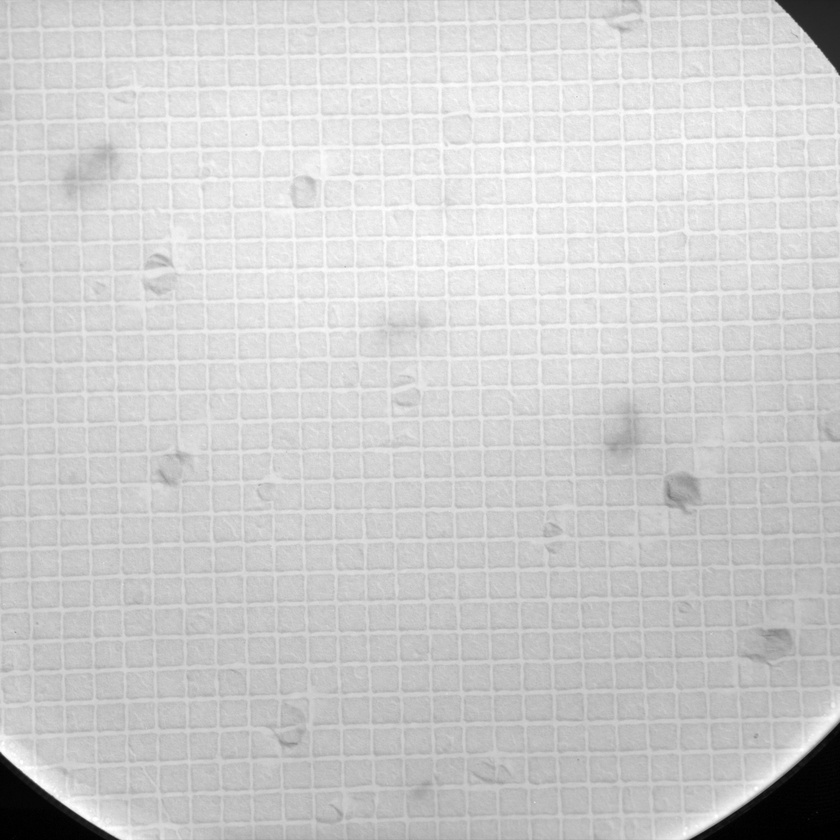
#> input picture img/10k.jpg, 840 x 840 px, shrunk from 2048 x 2048 before the run, given in place of 10k.tif, which was not available
$ python contrast_adjust.py
#> lines starting #> are read from the running program, lines starting #| are printed output that depends on the picture
import cv2
import numpy as np

fileName = "10k.tif"


def imshow(img):
    """ndarray 配列をインラインで Notebook 上に表示する。"""
    ret, encoded = cv2.imencode(".tif", img)
    display(Image(encoded))


def adjust(img, alpha=1.0, beta=0.0):
    # 積和演算を行う。
    dst = alpha * img + beta
    # [0, 255] でクリップし、uint8 型にする。
    return np.clip(dst, 0, 255).astype(np.uint8)


# 画像を読み込む。
src = cv2.imread("img/" + fileName)
#> src is the input picture: shape (840, 840, 3); min 0, max 255, mean 205.7
# src = cv2.imread("calendar.png")
cv2.imshow("before", src)

# コントラスト、明るさを変更する。
dst = adjust(src, alpha=1.2, beta=30.0)
#> in adjust, `return np.clip(dst, 0, 255).astype(np.uint8)`:
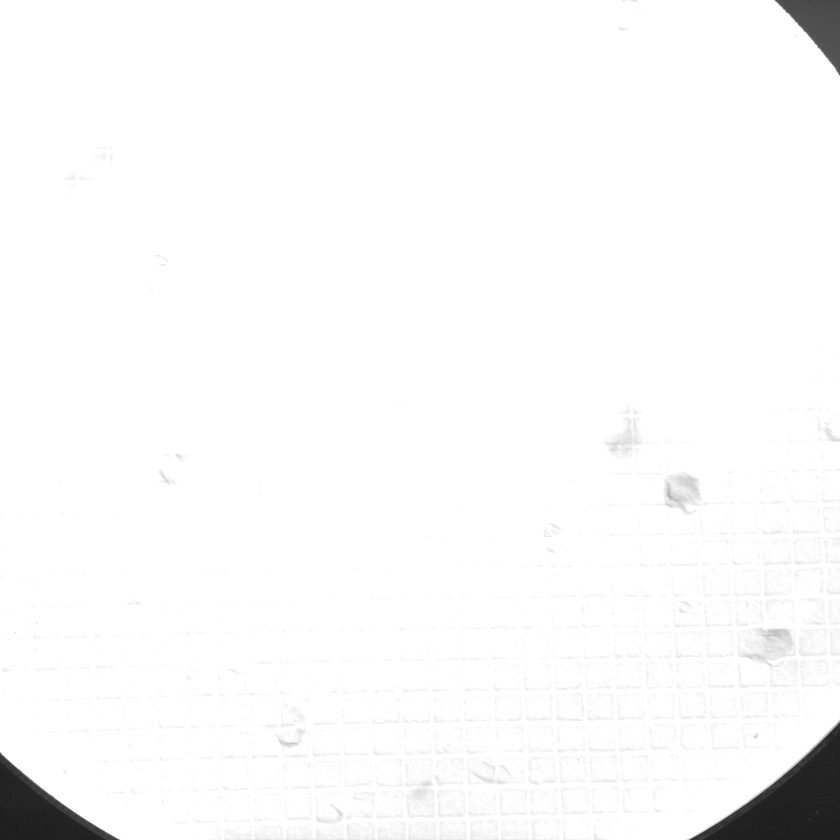
#> returned value: shape (840, 840, 3); min 30, max 255, mean 249.9
cv2.imshow("after", dst)
cv2.imwrite("img/contrast_" + fileName, dst)
cv2.waitKey(0)

$ run again, with img/20k.jpg copied over img/10k.jpg
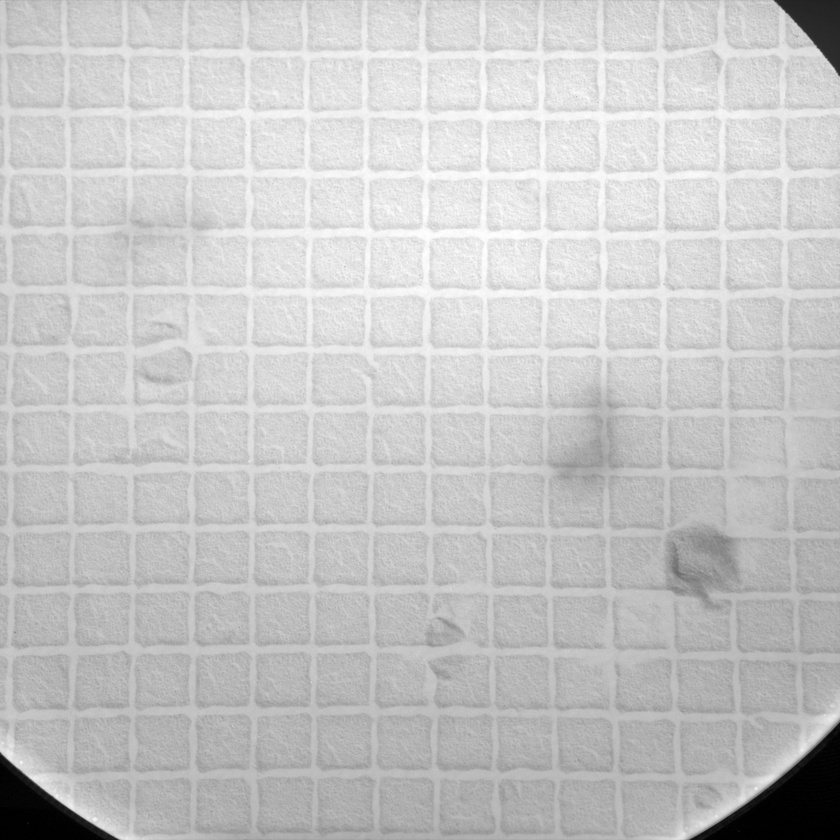
#> input picture img/20k.jpg, 840 x 840 px, shrunk from 2048 x 2048 before the run, given in place of 10k.tif, which was not available
#> src is the input picture: shape (840, 840, 3); min 0, max 255, mean 198
#> in adjust, `return np.clip(dst, 0, 255).astype(np.uint8)`:
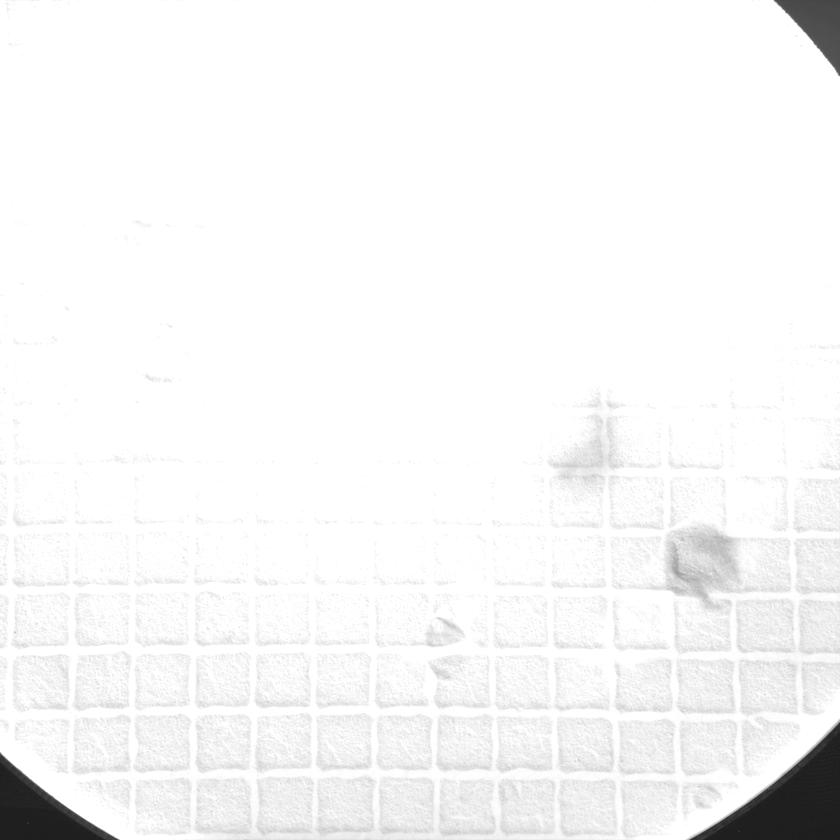
#> returned value: shape (840, 840, 3); min 30, max 255, mean 246.6
